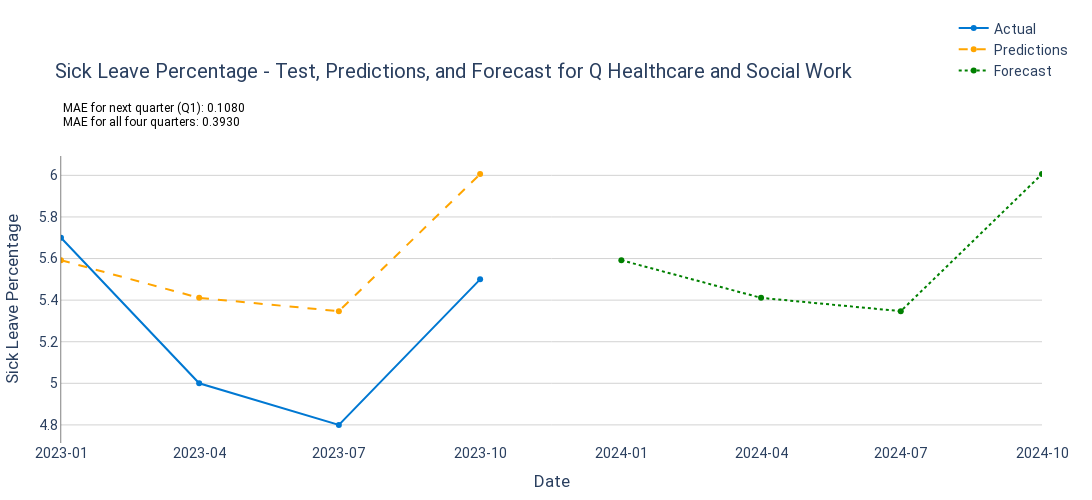

Here is the notebook cell this chart was saved with:
### Code cell
# 12. Visualization with Combined Plot for Test, Predictions, and Forecast
fig = go.Figure()

# Add actual sick leave percentage line (test data)
fig.add_trace(go.Scatter(
    x=test.index,
    y=test,
    mode='lines+markers',
    name='Actual',
    line=dict(color='#0078d2', width=2)
))

# Add predictions line for test period
fig.add_trace(go.Scatter(
    x=test.index,
    y=predictions,
    mode='lines+markers',
    name='Predictions',
    line=dict(color='orange', width=2, dash='dash')
))

# Add forecast line for future period
fig.add_trace(go.Scatter(
    x=forecast_period,
    y=forecast.predicted_mean,
    mode='lines+markers',
    name='Forecast',
    line=dict(color='green', width=2, dash='dot')
))

# Add MAE values as text annotations
fig.add_annotation(
    xref="paper", yref="paper", x=0.00, y=1.15, showarrow=False,
    text=f"MAE for all four quarters: {mae_all:.4f}",
    font=dict(size=12, color="black")
)

fig.add_annotation(
    xref="paper", yref="paper", x=0.00, y=1.20, showarrow=False,
    text=f"MAE for next quarter (Q1): {mae_q1:.4f}",
    font=dict(size=12, color="black")
)

# Set layout and design for better visualization
fig.update_layout(
    title='Sick Leave Percentage - Test, Predictions, and Forecast for Q Healthcare and Social Work',
    xaxis_title='Date',
    yaxis_title='Sick Leave Percentage',
    plot_bgcolor='white',
    xaxis=dict(
        showgrid=False,
        tickformat="%Y-%m",
        range=[test.index.min(), forecast_period[-1]]
    ),
    yaxis=dict(
        showgrid=True, gridcolor='lightgrey', showline=True, linewidth=0.5, linecolor='black'
    ),
    legend=dict(
        x=0.91, y=1.5, traceorder="normal"
    ),
    font=dict(family="Roboto", size=14),
    margin=dict(l=50, r=50, t=80, b=50),
    width=1100, height=500
)

# Show Plot
fig.show()

# Optionally Save Plot
fig.write_image("Sick_leave_predict_sarimax_no_exog.jpeg")
fig.write_html("Sick_leave_predict_sarimax_no_exog.html")

### Figure 1 — Plotly figure (JSON) as saved in the notebook; plotly's stock layout.template omitted (floating-point values rounded to 4 significant figures)
{"data": [{"line": {"color": "#0078d2", "width": 2}, "mode": "lines+markers", "name": "Actual", "type": "scatter", "x": ["2023-01-01T00:00:00", "2023-04-01T00:00:00", "2023-07-01T00:00:00", "2023-10-01T00:00:00"], "y": [5.7, 5, 4.8, 5.5]}, {"line": {"color": "orange", "dash": "dash", "width": 2}, "mode": "lines+markers", "name": "Predictions", "type": "scatter", "x": ["2023-01-01T00:00:00", "2023-04-01T00:00:00", "2023-07-01T00:00:00", "2023-10-01T00:00:00"], "y": [5.592, 5.411, 5.347, 6.006]}, {"line": {"color": "green", "dash": "dot", "width": 2}, "mode": "lines+markers", "name": "Forecast", "type": "scatter", "x": ["2024-01-01T00:00:00", "2024-04-01T00:00:00", "2024-07-01T00:00:00", "2024-10-01T00:00:00"], "y": [5.592, 5.411, 5.347, 6.006]}], "layout": {"annotations": [{"font": {"color": "black", "size": 12}, "showarrow": false, "text": "MAE for all four quarters: 0.3930", "x": 0, "xref": "paper", "y": 1.15, "yref": "paper"}, {"font": {"color": "black", "size": 12}, "showarrow": false, "text": "MAE for next quarter (Q1): 0.1080", "x": 0, "xref": "paper", "y": 1.2, "yref": "paper"}], "font": {"family": "Roboto", "size": 14}, "height": 500, "legend": {"traceorder": "normal", "x": 0.91, "y": 1.5}, "margin": {"b": 50, "l": 50, "r": 50, "t": 80}, "plot_bgcolor": "white", "title": {"text": "Sick Leave Percentage - Test, Predictions, and Forecast for Q Healthcare and Social Work"}, "width": 1100, "xaxis": {"range": ["2023-01-01T00:00:00", "2024-10-01T00:00:00"], "showgrid": false, "tickformat": "%Y-%m", "title": {"text": "Date"}}, "yaxis": {"gridcolor": "lightgrey", "linecolor": "black", "linewidth": 0.5, "showgrid": true, "showline": true, "title": {"text": "Sick Leave Percentage"}}}}
